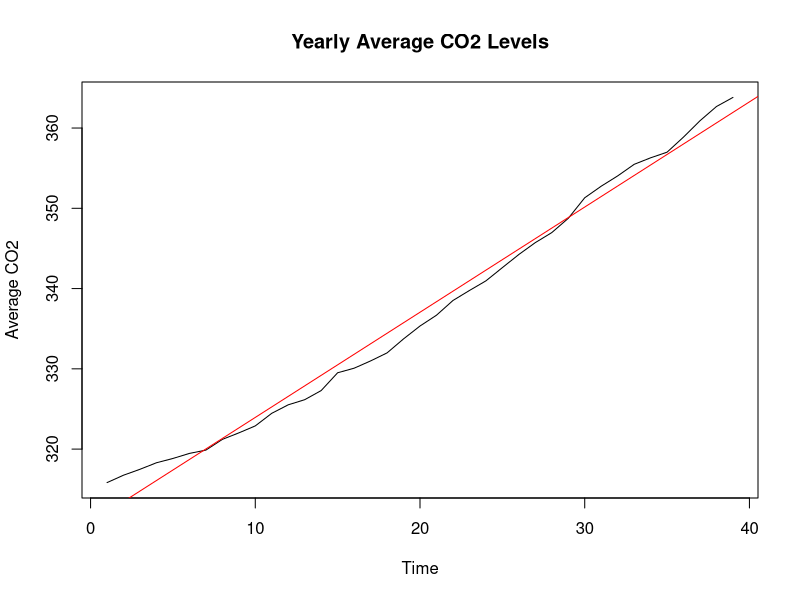
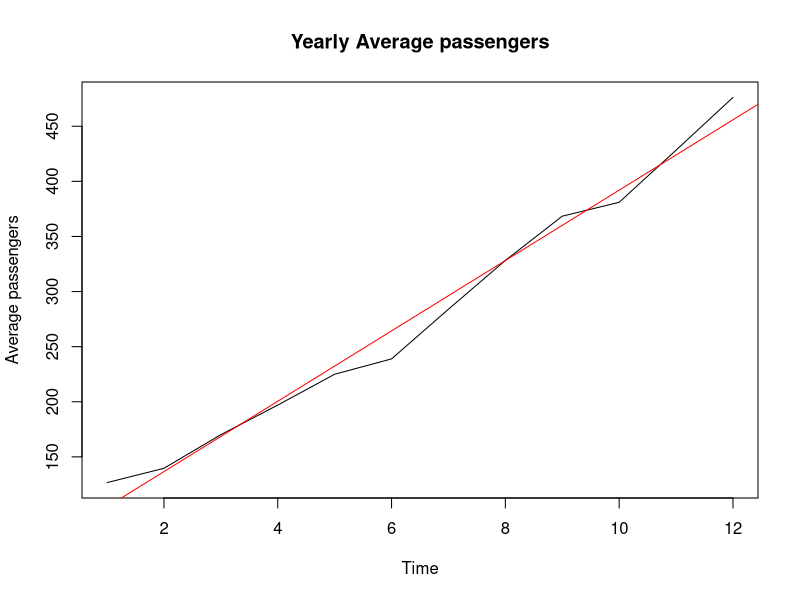
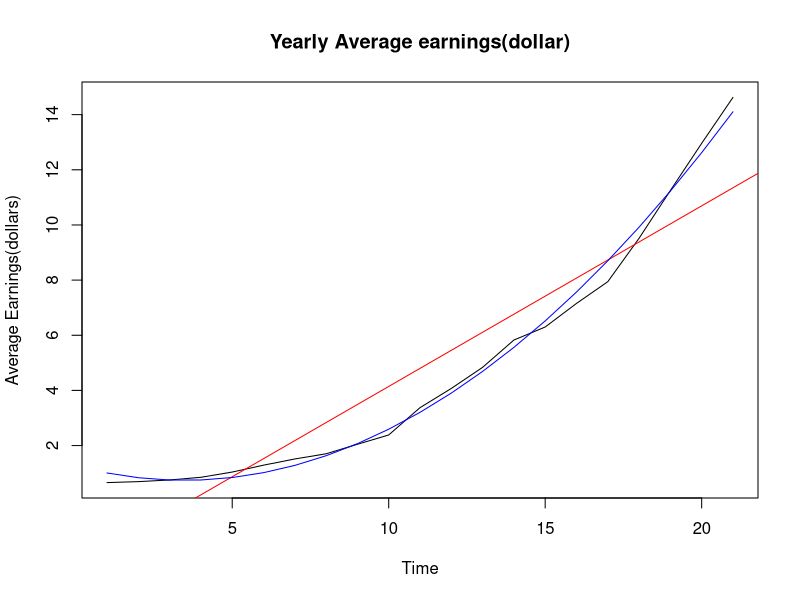

Here is the R script that generated these plots, in order:
rm(list = ls())
data1= co2;data1
#years = floor(time(data))
#yearly_avg = as.data.frame(tapply(data,years,mean),colnames=c("year","avg"));yearly_avg
#model = lm(yearly_avg$`tapply(data, years, mean)`~ unique(years))
#summary(model)

avg1 = aggregate(data1,nfrequency = 1,mean);avg1
t1 = 1:length(avg1);t1
model1 = lm(avg1~t1);summary(model1)
plot(t1, avg1, type ="l", xlab="Time", ylab="Average CO2", main="Yearly Average CO2 Levels")
abline(model1, col = "red")  # regression line  
#plot(model1,1)  # residual vs fitted

data2= AirPassengers; data2
avg2= aggregate(data2,nfrequency=1,mean);avg2
t2 = 1:length(avg2);t2
model2 = lm(avg2~t2);summary(model2)
plot(t2, avg2, type ="l", xlab="Time", ylab="Average passengers", main="Yearly Average passengers")
abline(model2, col = "red")  # regression line
#plot(model2, 1)  # residual vs fitted

data3= JohnsonJohnson; data3
avg3= aggregate(data3,nfrequency=1,mean);avg3
t3 = 1:length(avg3);t3
model3 = lm(avg3~t3);summary(model3)
plot(t3, avg3, type ="l", xlab="Time", ylab="Average Earnings(dollars)", main="Yearly Average earnings(dollar)")
abline(model3, col = "red")  # regression line 
model3_quad = lm(avg3~t3+I(t3^2));summary(model3_quad)
lines(t3, model3_quad$fitted.values, col = "blue")  # add quadratic regression line to the plot
#plot(model3, 1)  # residual vs fitted
#plot(model3_quad,1)
